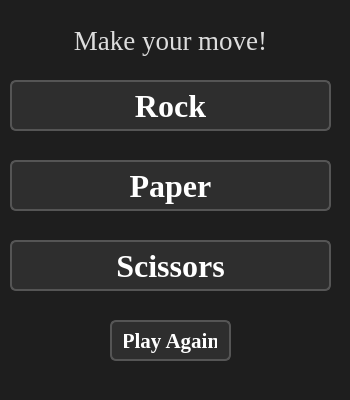
<?xml version="1.0" encoding="UTF-8"?>
<ui version="4.0">
 <class>MainWindow</class>
 <widget class="QMainWindow" name="MainWindow">
  <property name="geometry">
   <rect>
    <x>0</x>
    <y>0</y>
    <width>350</width>
    <height>400</height>
   </rect>
  </property>
  <property name="sizePolicy">
   <sizepolicy hsizetype="Fixed" vsizetype="Fixed">
    <horstretch>0</horstretch>
    <verstretch>0</verstretch>
   </sizepolicy>
  </property>
  <property name="minimumSize">
   <size>
    <width>350</width>
    <height>400</height>
   </size>
  </property>
  <property name="maximumSize">
   <size>
    <width>350</width>
    <height>400</height>
   </size>
  </property>
  <property name="windowTitle">
   <string>MainWindow</string>
  </property>
  <property name="styleSheet">
   <string notr="true">/* Base styling for the entire app */
QMainWindow {
    background-color: #1e1e1e;  /* Dark background */
    color: #ffffff;
    font-family: 'Segoe UI', sans-serif;
    font-size: 14px;
}

/* QPushButton style */
QPushButton {
    background-color: #2e2e2e;
    color: white;
    border: 2px solid #555;
    border-radius: 6px;
    padding: 5px 12px;
    font-weight: bold;
}

QPushButton:hover {
    background-color: #3e3e3e;
    border-color: #888;
}

QPushButton:pressed {
    background-color: #222;
    border-color: #aaa;
}

/* QLineEdit (text input) */
QLineEdit {
    background-color: #2a2a2a;
    color: white;
    border: 1px solid #666;
    border-radius: 4px;
    padding: 4px;
}

/* QLabel */
QLabel {
    color: #ddd;
}

/* QComboBox */
QComboBox {
    background-color: #2e2e2e;
    color: white;
    border: 1px solid #666;
    border-radius: 4px;
    padding: 4px;
}

QComboBox::drop-down {
    border: none;
}

QComboBox QAbstractItemView {
    background-color: #1e1e1e;
    color: white;
    selection-background-color: #444;
}

/* QScrollBar */
QScrollBar:vertical {
    background: #2e2e2e;
    width: 12px;
    margin: 0px;
}

QScrollBar::handle:vertical {
    background: #555;
    border-radius: 6px;
}

QScrollBar::add-line:vertical, QScrollBar::sub-line:vertical {
    background: none;
}

/* QCheckBox */
QCheckBox {
    spacing: 5px;
}

QCheckBox::indicator {
    width: 18px;
    height: 18px;
}

QCheckBox::indicator:unchecked {
    image: url(:/icons/checkbox_unchecked.png);
}

QCheckBox::indicator:checked {
    image: url(:/icons/checkbox_checked.png);
}
</string>
  </property>
  <widget class="QWidget" name="centralwidget">
   <widget class="QLabel" name="responseLine">
    <property name="geometry">
     <rect>
      <x>0</x>
      <y>20</y>
      <width>341</width>
      <height>41</height>
     </rect>
    </property>
    <property name="font">
     <font>
      <family>Times New Roman</family>
      <pointsize>20</pointsize>
     </font>
    </property>
    <property name="text">
     <string>Make your move!</string>
    </property>
    <property name="alignment">
     <set>Qt::AlignmentFlag::AlignCenter</set>
    </property>
   </widget>
   <widget class="QPushButton" name="rockButton">
    <property name="geometry">
     <rect>
      <x>10</x>
      <y>80</y>
      <width>321</width>
      <height>51</height>
     </rect>
    </property>
    <property name="font">
     <font>
      <family>Times New Roman</family>
      <pointsize>24</pointsize>
      <bold>true</bold>
     </font>
    </property>
    <property name="text">
     <string>Rock</string>
    </property>
   </widget>
   <widget class="QPushButton" name="paperButton">
    <property name="geometry">
     <rect>
      <x>10</x>
      <y>160</y>
      <width>321</width>
      <height>51</height>
     </rect>
    </property>
    <property name="font">
     <font>
      <family>Times New Roman</family>
      <pointsize>24</pointsize>
      <bold>true</bold>
     </font>
    </property>
    <property name="text">
     <string>Paper</string>
    </property>
   </widget>
   <widget class="QPushButton" name="scissorsButton">
    <property name="geometry">
     <rect>
      <x>10</x>
      <y>240</y>
      <width>321</width>
      <height>51</height>
     </rect>
    </property>
    <property name="font">
     <font>
      <family>Times New Roman</family>
      <pointsize>24</pointsize>
      <bold>true</bold>
     </font>
    </property>
    <property name="text">
     <string>Scissors</string>
    </property>
   </widget>
   <widget class="QPushButton" name="restartButton">
    <property name="geometry">
     <rect>
      <x>110</x>
      <y>320</y>
      <width>121</width>
      <height>41</height>
     </rect>
    </property>
    <property name="font">
     <font>
      <family>Times New Roman</family>
      <pointsize>16</pointsize>
      <bold>true</bold>
     </font>
    </property>
    <property name="text">
     <string>Play Again</string>
    </property>
   </widget>
  </widget>
 </widget>
 <resources/>
 <connections/>
</ui>
